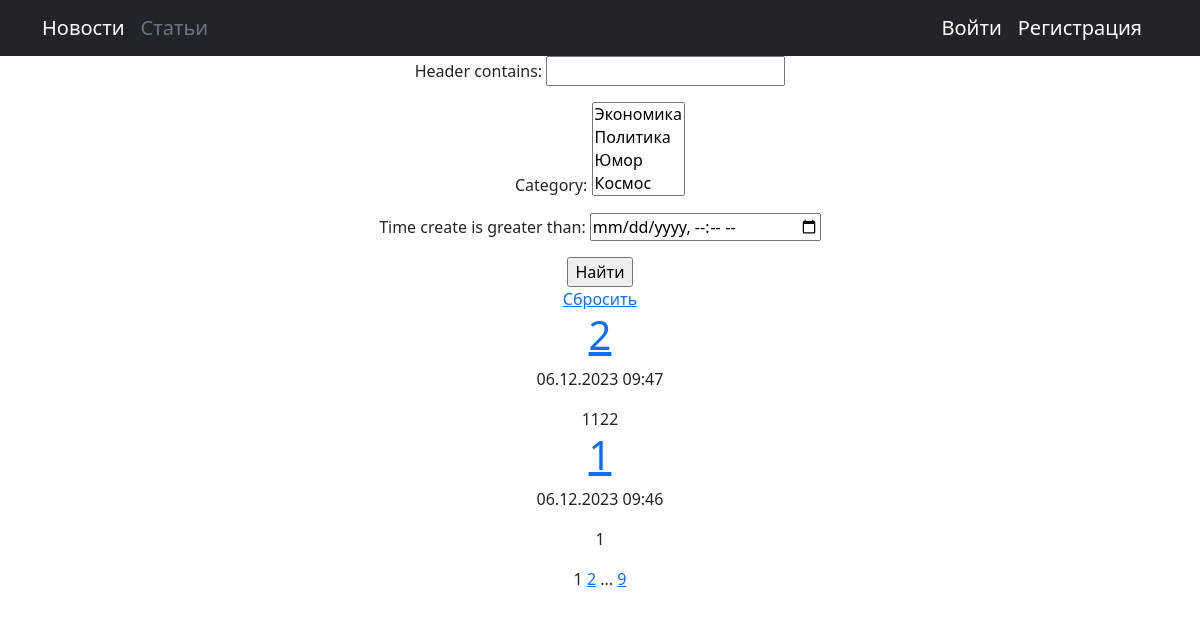
/news/search, run on the app's committed database.
### news/models.py (models this page shows, shortened)
class Post(models.Model):
    author = models.ForeignKey(Author, on_delete=models.CASCADE)
    type = models.CharField(max_length = 2, choices=POSITIONS, default=article)
    time_create = models.DateTimeField(auto_now_add=True)
    time_update = models.DateTimeField(auto_now=True)
    category = models.ManyToManyField(Category, through='PostCategory')
    header = models.CharField(max_length=255)
    text = models.TextField()
    rating = models.IntegerField(default=0)
    def get_absolute_url(self):
        if self.type=='NE':
            return reverse('newsid', args=(self.pk,))
        else:
            return reverse('articleid', args=(self.pk,))

### news/views.py (the view)
# urls.py: path('news', NewsList.as_view(), name='news'),
class NewsList(ListView):
    model = Post
    ordering = '-time_create'
    template_name = 'posts.html'
    context_object_name = 'posts'
    paginate_by = 2
    def get_context_data(self, **kwargs):
        context = super().get_context_data(**kwargs)
        context['title'] = 'Новости'
        context['filterset'] = self.filterset
        return context
    def get_queryset(self):
        queryset = super().get_queryset().filter(type='NE')
        self.filterset = NewsFilter(self.request.GET, queryset)
        return self.filterset.qs

### news/models.py (called while the page is built)
    def __str__(self):
        return self.category_name

### news/templatetags/custom_tags.py (called while the page is built)
@register.simple_tag(takes_context=True)
def url_replace(context, **kwargs):
    d = context['request'].GET.copy()
    for k, v in kwargs.items():
        d[k] = v
    return d.urlencode()

### news/templates/posts.html (shortened to what this page needs)
{% extends 'default.html' %}
{% load custom_tags%}
{% block content %}
{% if request.path == '/news/search'%}
<form action="" method="get">
    {{ filterset.form.as_p }}
    <input type="submit" value="Найти" />
</form>
<a href="{% url 'searchnews' %}">Сбросить</a>
{% elif '/news' in request.path %}
<p><a href="{% url 'searchnews' %}">Включить поиск</a></P>
{% endif %}
{% for p in posts %}
<a href="{{ p.get_absolute_url }}"><h1>{{p.header}}</h1></a>
<p>{{p.time_create|date:"d.m.Y H:i"}}</p>
{{p.text|truncatechars:20}}
{% endfor %}
   {{ page_obj.number }}
   {% if page_obj.has_next %}
       <a href="?{% url_replace page=page_obj.next_page_number %}">{{ page_obj.next_page_number }}</a>
       {% if paginator.num_pages != page_obj.next_page_number %}
           {% if page_obj.next_page_number|add:1 != page_obj.paginator.num_pages  %}...{% endif%}
           <a href="?{% url_replace page=page_obj.paginator.num_pages %}">{{ page_obj.paginator.num_pages }}</a>
           {%endif%}
    {% endif %}
{% endblock content %}

### data on the page
Post: header "2", time_create "06.12.2023 09:47", text "1122"
Post: header "1", time_create "06.12.2023 09:46", text "1"

### other printed values
{{ page_obj.number }} "1"
{{ page_obj.next_page_number }} "2"
{{ page_obj.paginator.num_pages }} "9"
